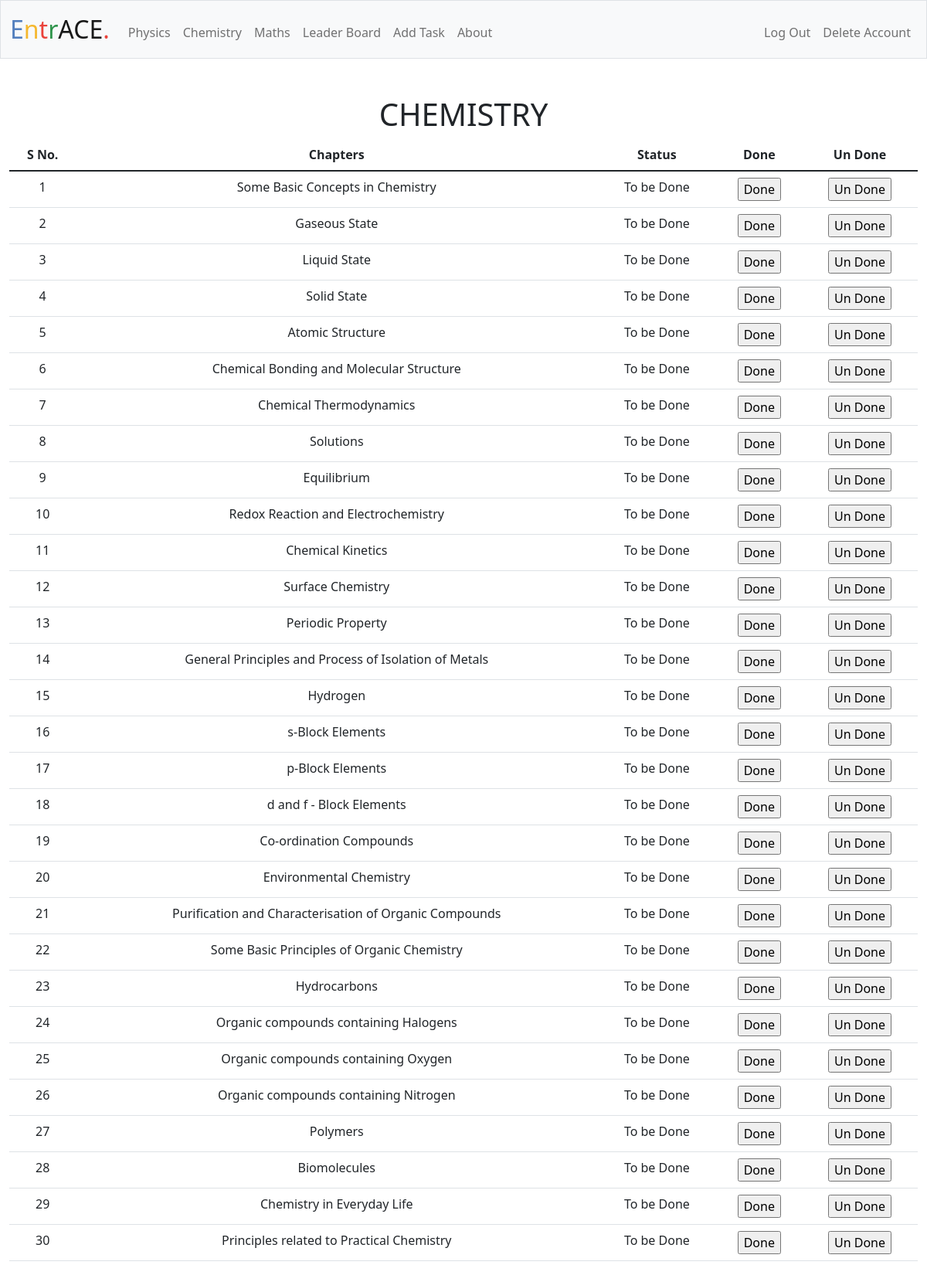
/chemistry (signed in), run on the app's committed database.
### tables this page shows
CREATE TABLE chemistry(id INTEGER, chapters TEXT,status BOOL);

### app.py (the view)
@app.route("/chemistry", methods=["GET", "POST"])
@login_required
def chemistry():
    chem = db.execute('SELECT * FROM chemistry WHERE id = ?', session['user_id'])
    chapters = []
    status = []
    l = []
    for i in range(len(chem)):
        chapters.append(chem[i]['chapters'])
        l.append(i + 1)
        if chem[i]['status'] == 0:
            status.append('To be Done')
        else:
            status.append('Done')
    loop = len(l)
    for i in range(loop):
        if request.form.get(str(chem[i])) == 'Done':
            db.execute('UPDATE chemistry SET status = 1 WHERE chapters = ? AND id = ?', chapters[i], session['user_id'])
            return redirect('/chemistry')
        if request.form.get(str(chem[i])) == 'Un Done':
            db.execute('UPDATE chemistry SET status = 0 WHERE chapters = ? AND id = ?', chapters[i], session['user_id'])
            return redirect('/chemistry')
    return render_template('chemistry.html',chem=chem, chapters=chapters, l=l, status=status, loop=loop)

### app.py (called while the page is built)
@app.after_request
def after_request(response):
    response.headers["Cache-Control"] = "no-cache, no-store, must-revalidate"
    response.headers["Expires"] = 0
    response.headers["Pragma"] = "no-cache"
    return response

### helpers.py (called while the page is built)
def login_required(f):
    @wraps(f)
    def decorated_function(*args, **kwargs):
        if session.get("user_id") is None:
            return redirect("/login")
        return f(*args, **kwargs)
    return decorated_function

### templates/chemistry.html (shortened to what this page needs)
{% extends "layout.html" %}
{% block main %}
<h1>CHEMISTRY</h1>
<table class="table">
    <thead>
        <tr>
            <th>S No.</th>
            <th>Chapters</th>
            <th>Status</th>
            <th>Done</th>
            <th>Un Done</th>
        </tr>
    </thead>
    <tbody>
        {% for i in range(loop) %}
        <tr>
            <td>{{ l[i] }}</td>
            <td>{{ chapters[i] }} </td>
            <td>{{ status[i] }}</td>
            <td>
                <form method="POST" action="/chemistry">
                    <input type="submit" value="Done" name="{{ chem[i] }}"/>
                </form>
            </td>
            <td>
                <form method="POST" action="/chemistry">
                    <input type="submit" value="Un Done" name="{{ chem[i] }}"/>
                </form>
            </td>
        </tr>
        {% endfor %}
    </tbody>
</table>
{% endblock %}

### data on the page
chemistry: chapters "Some Basic Concepts in Chemistry"
chemistry: chapters "Gaseous State"
chemistry: chapters "Liquid State"
chemistry: chapters "Solid State"
chemistry: chapters "Atomic Structure"
chemistry: chapters "Chemical Bonding and Molecular Structure"
chemistry: chapters "Chemical Thermodynamics"
chemistry: chapters "Solutions"
chemistry: chapters "Equilibrium"
chemistry: chapters "Redox Reaction and Electrochemistry"
chemistry: chapters "Chemical Kinetics"
chemistry: chapters "Surface Chemistry"
chemistry: chapters "Periodic Property"
chemistry: chapters "General Principles and Process of Isolation of Metals"
chemistry: chapters "Hydrogen"
chemistry: chapters "s-Block Elements"
chemistry: chapters "p-Block Elements"
chemistry: chapters "d and f - Block Elements"
chemistry: chapters "Co-ordination Compounds"
chemistry: chapters "Environmental Chemistry"
chemistry: chapters "Purification and Characterisation of Organic Compounds"
chemistry: chapters "Some Basic Principles of Organic Chemistry"
chemistry: chapters "Hydrocarbons"
chemistry: chapters "Organic compounds containing Halogens"
chemistry: chapters "Organic compounds containing Oxygen"
chemistry: chapters "Organic compounds containing Nitrogen"
chemistry: chapters "Polymers"
chemistry: chapters "Biomolecules"
chemistry: chapters "Chemistry in Everyday Life"
chemistry: chapters "Principles related to Practical Chemistry"

### other printed values
{{ l[i] }} "1" "2" "3" "4" "5" "6" "7" "8" "9" "10" "11" "12" "13" "14" "15" "16" "17" "18" "19" "20" "21" "22" "23" "24" "25" "26" "27" "28" "29" "30"
{{ status[i] }} "To be Done" "To be Done" "To be Done" "To be Done" "To be Done" "To be Done" "To be Done" "To be Done" "To be Done" "To be Done" "To be Done" "To be Done" "To be Done" "To be Done" "To be Done" "To be Done" "To be Done" "To be Done" "To be Done" "To be Done" "To be Done" "To be Done" "To be Done" "To be Done" "To be Done" "To be Done" "To be Done" "To be Done" "To be Done" "To be Done"
